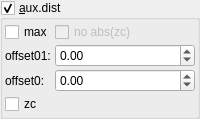
    <widget class="MyGroupBox" name="groupCheck_transf_function_enabledK_false">
     <property name="title">
      <string>&amp;aux.dist</string>
     </property>
     <property name="checkable">
      <bool>true</bool>
     </property>
     <layout class="QVBoxLayout" name="verticalLayout_14" stretch="0">
      <property name="spacing">
       <number>2</number>
      </property>
      <property name="leftMargin">
       <number>2</number>
      </property>
      <property name="topMargin">
       <number>2</number>
      </property>
      <property name="rightMargin">
       <number>2</number>
      </property>
      <property name="bottomMargin">
       <number>2</number>
      </property>
      <item>
       <layout class="QGridLayout" name="gridLayout_7" columnstretch="0,1">
        <property name="spacing">
         <number>2</number>
        </property>
        <item row="1" column="1">
         <widget class="MyDoubleSpinBox" name="spinbox_transf_offset_01">
          <property name="sizePolicy">
           <sizepolicy hsizetype="Minimum" vsizetype="Maximum">
            <horstretch>0</horstretch>
            <verstretch>0</verstretch>
           </sizepolicy>
          </property>
          <property name="prefix">
           <string/>
          </property>
          <property name="suffix">
           <string/>
          </property>
          <property name="decimals">
           <number>2</number>
          </property>
          <property name="minimum">
           <double>-99.989999999999995</double>
          </property>
          <property name="maximum">
           <double>99.989999999999995</double>
          </property>
          <property name="singleStep">
           <double>0.100000000000000</double>
          </property>
         </widget>
        </item>
        <item row="0" column="0">
         <widget class="MyCheckBox" name="checkBox_transf_function_enabledI_false">
          <property name="text">
           <string>max</string>
          </property>
         </widget>
        </item>
        <item row="2" column="0">
         <widget class="QLabel" name="label_178">
          <property name="text">
           <string>offset0:</string>
          </property>
         </widget>
        </item>
        <item row="2" column="1">
         <widget class="MyDoubleSpinBox" name="spinbox_transf_offset_0">
          <property name="sizePolicy">
           <sizepolicy hsizetype="Minimum" vsizetype="Maximum">
            <horstretch>0</horstretch>
            <verstretch>0</verstretch>
           </sizepolicy>
          </property>
          <property name="prefix">
           <string/>
          </property>
          <property name="suffix">
           <string/>
          </property>
          <property name="decimals">
           <number>2</number>
          </property>
          <property name="minimum">
           <double>-99.989999999999995</double>
          </property>
          <property name="maximum">
           <double>99.989999999999995</double>
          </property>
          <property name="singleStep">
           <double>0.100000000000000</double>
          </property>
         </widget>
        </item>
        <item row="0" column="1">
         <widget class="MyCheckBox" name="checkBox_transf_function_enabledJ_false">
          <property name="enabled">
           <bool>false</bool>
          </property>
          <property name="text">
           <string>no abs(zc)</string>
          </property>
         </widget>
        </item>
        <item row="1" column="0">
         <widget class="QLabel" name="label_179">
          <property name="text">
           <string>offset01:</string>
          </property>
         </widget>
        </item>
        <item row="3" column="0">
         <widget class="MyCheckBox" name="checkBox_transf_function_enabledZc_false">
          <property name="text">
           <string>zc</string>
          </property>
         </widget>
        </item>
       </layout>
      </item>
     </layout>
    </widget>
